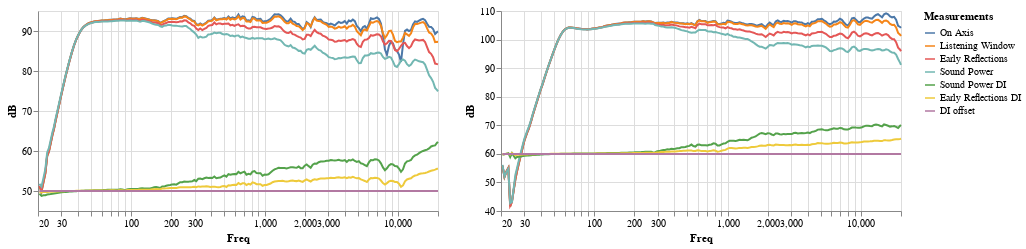

Notebook code for this chart:
### Code cell
# print(df.keys())
speaker1 = 'Neumann KH 80'
speaker2 = 'Kali IN-8'

def augment(dfa, name):
    namearray = [name for i in range(0,len(dfa))]
    dfa['Speaker'] = name
    return dfa

dfu = pd.concat([augment(df[k]['CEA2034'],k) for k in df.keys()])

input_dropdown1 = alt.binding_select(options=[s for s in df.keys()])
selection1 = alt.selection_single(
    fields=['Speaker'], 
    bind=input_dropdown1, 
    name='Select right ', 
    init={'Speaker': speaker1})
input_dropdown2 = alt.binding_select(options=[s for s in df.keys()])
selection2 = alt.selection_single(
    fields=['Speaker'], 
    bind=input_dropdown2, 
    name='Select left ', 
    init={'Speaker': speaker2})

line = alt.Chart(dfu).mark_line().encode(
    alt.X('Freq:Q', scale=alt.Scale(type="log", domain=[20,20000])),
    alt.Y('dB:Q',   scale=alt.Scale(zero=False)),
    alt.Color('Measurements', type='nominal', sort=None)
).properties(
    width=400,
    height=200
)

line1 = line.add_selection(selection1).transform_filter(selection1)
line2 = line.add_selection(selection2).transform_filter(selection2)

#selectors = alt.Chart(df).mark_point().encode(x='Freq:Q', opacity=alt.value(0)).add_selection(nearest)
#points = line.mark_point().encode(opacity=alt.condition(nearest, alt.value(1), alt.value(0)))
#text = line.mark_text(align='left', dx=5, dy=-5).encode(text=alt.condition(nearest, 'dB:Q', alt.value(' ')))
#rules = alt.Chart(df).mark_rule(color='gray').encode(x='Freq:Q').transform_filter(nearest)
line2|line1 #+selectors+points+rules+text

### Figure 1 — Vega-Lite specification as saved in the notebook (floating-point values rounded to 4 significant figures; data arrays with more than 128 entries replaced by an {"elided": "..."} marker saying what was removed)
{"config": {"view": {"continuousWidth": 400, "continuousHeight": 300}}, "hconcat": [{"mark": "line", "encoding": {"color": {"type": "nominal", "field": "Measurements", "sort": null}, "x": {"type": "quantitative", "field": "Freq", "scale": {"domain": [20, 20000], "type": "log"}}, "y": {"type": "quantitative", "field": "dB", "scale": {"zero": false}}}, "height": 200, "selection": {"Select left ": {"type": "single", "fields": ["Speaker"], "bind": {"input": "select", "options": ["Dayton Audio B652-AIR", "Emotiva Airmotive 6s", "Harbeth Monitor", "JBL 104", "KEF LS50", "Kali IN-8", "Micca RB42", "Neumann KH 80", "Pioneer SP-BS22-LR", "Realistic MC-1000", "Revel C52", "Selah Audio RC3R", "Yamaha HS5"]}, "init": {"Speaker": "Kali IN-8"}}}, "transform": [{"filter": {"selection": "Select left "}}], "width": 400}, {"mark": "line", "encoding": {"color": {"type": "nominal", "field": "Measurements", "sort": null}, "x": {"type": "quantitative", "field": "Freq", "scale": {"domain": [20, 20000], "type": "log"}}, "y": {"type": "quantitative", "field": "dB", "scale": {"zero": false}}}, "height": 200, "selection": {"Select right ": {"type": "single", "fields": ["Speaker"], "bind": {"input": "select", "options": ["Dayton Audio B652-AIR", "Emotiva Airmotive 6s", "Harbeth Monitor", "JBL 104", "KEF LS50", "Kali IN-8", "Micca RB42", "Neumann KH 80", "Pioneer SP-BS22-LR", "Realistic MC-1000", "Revel C52", "Selah Audio RC3R", "Yamaha HS5"]}, "init": {"Speaker": "Neumann KH 80"}}}, "transform": [{"filter": {"selection": "Select right "}}], "width": 400}], "data": {"name": "data-60f47d6d4ccf96c81d9dbaffd52cd759"}, "$schema": "https://vega.github.io/schema/vega-lite/v4.0.2.json", "datasets": {"data-60f47d6d4ccf96c81d9dbaffd52cd759": {"elided": "16821 records"}}}
